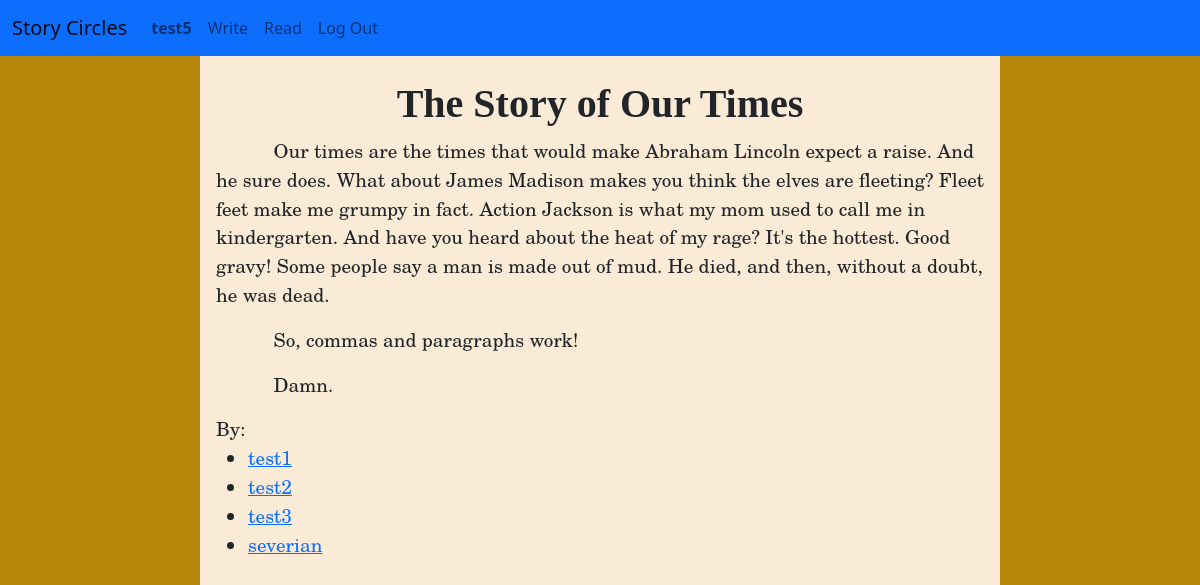
The app's page /circle/story/21 (signed in) with its own data.
### circle/models.py (models this page shows, shortened)
class User(AbstractUser):
    user_since = models.DateTimeField(blank=False, auto_now_add=True)
    liked_stories = models.ManyToManyField(
        "Story",
        related_name="liked_by",
        blank=True,
    )
    def get_absolute_url(self):
        return reverse('user', args=[self.pk])

class Story(models.Model):
    title = models.TextField(unique=True)
    authors = models.ManyToManyField(
        User,
        related_name="stories",
        blank=True
    )
    text = models.TextField()
    start_time = models.DateTimeField(blank=True, null=True)
    finish_time = models.DateTimeField(blank=True, null=True)
    finished = models.BooleanField(default=False)
    """ Return the text as html with "\n\n" converted to paragraph breaks """

### circle/views.py (the view)
# urls.py: path("story/<int:pk>", views.FinishedStoryView.as_view(), name="finished_story"),
class FinishedStoryView(LoginRequiredMixin, DetailView):
    model = Story
    template_name = "circle/finishedstory_detail.html"
    queryset = Story.objects.filter(finished=True)
    context_object_name = 'story'

### circle/templates/circle/finishedstory_detail.html
{% extends "circle/layout.html" %}
{% load static %}
{% block body %}
<div class="row h-100">
    <div id="content-col" class="col text-col">
        <div class="flex-column h-100 text-page finished-text-page">
            <h1>
                {{ story.title }}
            </h1>
            <div id="text">
                {% include 'circle/story_text.html' %}
            </div>
            <div id="authors-div">
                {% if story.authors.all %}
                By:
                <ul>
                    {% for author in story.authors.all %}
                    <li><a href="{{ author.get_absolute_url }}">{{ author.username }}</a></li>
                    {% endfor %}
                </ul>
                {% else %}
                No authors found
                {% endif %}
            </div>
        </div>
    </div>
</div>
{% endblock %}

### circle/templates/circle/layout.html (shortened to what this page needs)
{% load static %}
<!DOCTYPE html>
<html lang="en">
    <head>
        <link href="https://cdn.jsdelivr.net/npm/bootstrap@5.0.0-beta1/dist/css/bootstrap.min.css" rel="stylesheet">
        <link href="{% static 'circle/styles.css' %}" rel="stylesheet">
    </head>
    <body>
        <nav class="navbar navbar-expand-md navbar-light bg-primary">
            <div class="container-fluid">
                <a class="navbar-brand" href="{% url 'index' %}">Story Circles</a>
                <div class="collapse navbar-collapse" id="navbarToggle">
                    <ul class="navbar-nav me-auto">
                        {% if user.is_authenticated %}
                        <li class="nav-item">
                            <a class="nav-link" id="current-user-nav" href="{{ user.get_absolute_url }}"><strong>{{ user.username }}</strong></a>
                        </li>
                        <li class="nav-item">
                            <a class="nav-link" id="write-nav" href="{% url 'index' %}">Write</a>
                        </li>
                        <li class="nav-item">
                            <a class="nav-link" id="read-nav" href="{% url 'finished_stories' %}">Read</a>
                        </li>
                        <li class="nav-item">
                            <a class="nav-link" href="{% url 'logout' %}">Log Out</a>
                        </li>
                        {% endif %}
                    </ul>
                </div>
            </div>
        </nav>
            <div id="content-container" class="content-container container-xxl h-100">
                {% block body %}
                {% endblock %}
            </div>
    </body>
</html>

### circle/static/circle/styles.css (style rules this page uses)
html, body { height: 100%; }
body { background-color: BurlyWood; }
#content-container { background-color: NavajoWhite; }
.text-col { background-color: DarkGoldenRod; }
h1 { margin-top: 0.5rem; text-align: center; font-weight: bold; font-family: "Times New Roman", serif; }
.text-page { background-color: AntiqueWhite; max-width: 50rem; margin: 0 auto; top-margin: 1rem; font-size: 1.2em; padding-top: 1rem; padding-left: 1rem; padding-right: 1rem; }
.text-page h1 { font-weight: bold; }
.text-page p { text-indent: 3em; }
.finished-text-page { font-family: "New Century Schoolbook", "TeX Gyre Schola", serif; }

### records on screen
User: username "test5"
Story: title "The Story of Our Times", text "Our times are the times that would make Abraham Lincoln expect a raise. And he sure does. What about James Madison makes you think the elves are fleeting? Fleet feet make me grumpy in fact. Action Jackson is what my mom used to call me in kindergarten. And have you heard about the heat of my rage? It's the hottest. Good gravy! Some people say a man is made out of mud. He died, and then, without a doubt, he was dead. So, commas and paragraphs work! Damn."
User: username "test1"
User: username "test2"
User: username "test3"
User: username "severian"
